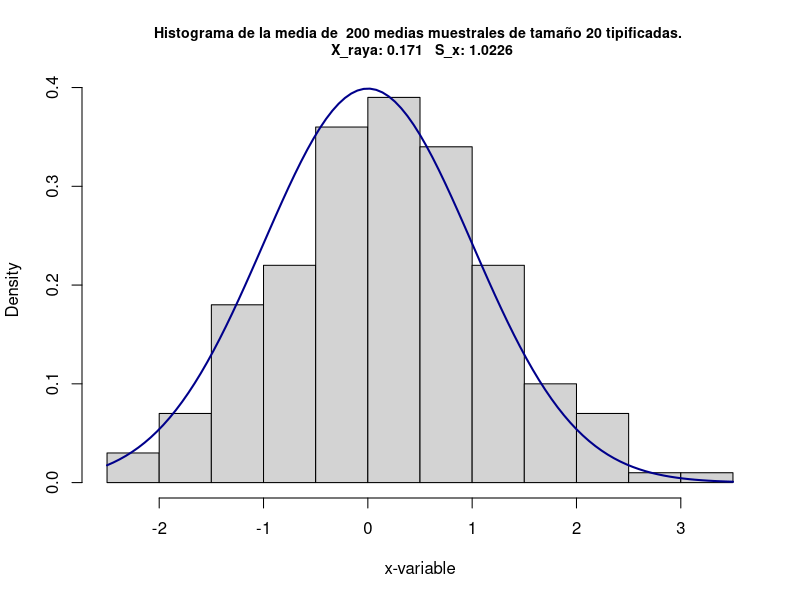
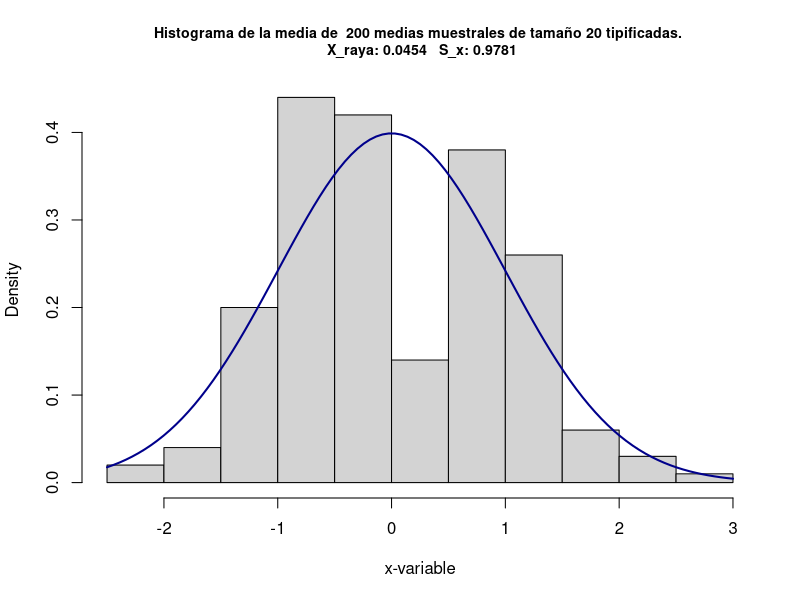
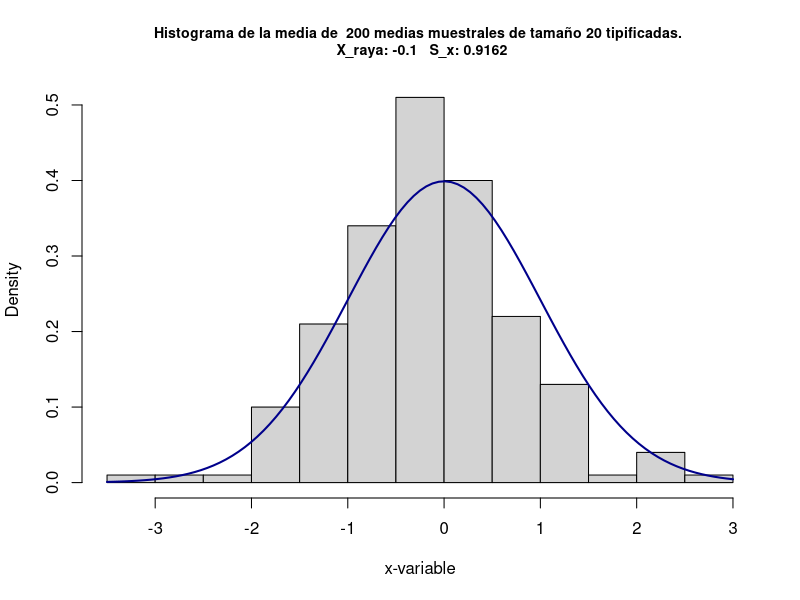
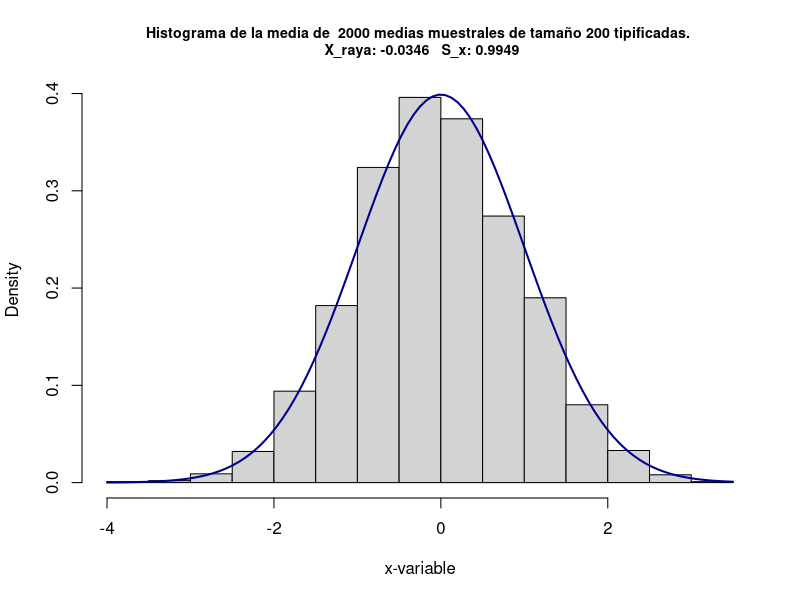

These figures' R source, in order:
#
# Title:
#   Computación Estadística - Hoja 9 - Ejercicio 4
#
# Author:
#   Sergio García Prado - garciparedes.me
#
# Date:
#   May 2018
#
# URL:
#   https://github.com/garciparedes/r-examples/blob/master/getting-started/exercises/exercises_09/exercise_09_04.R
#

rm(list = ls())


# Para comprobar empíricamente mediante simulación el teorema central del límite
# vamos a generar un número grande de muestras aleatorias simples procedentes de
# una distribución con media (mu) y varianza finita (sigma). Para cada una de
# estas muestras debemos calcular la media muestral y luego el estadístico
#
# Z = sqrt(n) * (X - (mu)) / (sigma) .
#
# Con los valores de Z debemos comprobar si corresponden a un distribución
# normal estándar como dice el teorema central del límite.


Tipify <- function(sample.mean, mu, dev, n) {
  # Calcula el estadístico Tipificado T
  #
  # Args:
  #   sample.mean: media muestral de la variable X.
  #   mu: Media poblacional de la variable X.
  #   dev: Desviación estándar poblacional de la variable X.
  #   n: Número de observaciones en la muestra utilizada para calcular
  #       x.mean de X.
  #
  # Returns:
  #   Tipificación en la normal estándar de la media muestral de la variable X.
  (sample.mean - mu) * sqrt(n) / dev
}

NormalMu <- function(...) {
  # Extrae la Media de una variable Normal.
  #
  # Args:
  #   ...: lista de parámetros.
  #
  # Returns:
  #   Media de una variable Normal.
  list(...)$mean
}

NormalDev <- function(...) {
  # Extrae la Desviación Estándar de una variable Normal.
  #
  # Args:
  #   ...: lista de parámetros.
  #
  # Returns:
  #   Desviación Estándar de una variable Normal.
  list(...)$sd
}

BinomMu <- function(...) {
  # Extrae la Media de una variable Binomial.
  #
  # Args:
  #   ...: lista de parámetros.
  #
  # Returns:
  #   Media de una variable Binomial.
  l <- list(...)
  l$size * l$prob
}

BinomDev <- function(...) {
  # Extrae la Desviación Estándar de una variable Binomial.
  #
  # Args:
  #   ...: lista de parámetros.
  #
  # Returns:
  #   Desviación Estándar de una variable Binomial.
  l <- list(...)
  sqrt(l$size * l$prob * (1 - l$prob))
}

WeibullMu <- function(...) {
  # Extrae la Media de una variable Weibull.
  #
  # Args:
  #   ...: lista de parámetros.
  #
  # Returns:
  #   Media de una variable Weibull.
  l <- list(...)
  l$scale * gamma (1 + 1 / l$shape)
}

WeibullDev <- function(...) {
  # Extrae la Desviación Estándar de una variable Weibull.
  #
  # Args:
  #   ...: lista de parámetros.
  #
  # Returns:
  #   Desviación Estándar de una variable Weibull.
  l <- list(...)
  sqrt(l$scale ^ 2 * ( gamma(1 + 2 / l$shape) - gamma(1 + 1 / l$shape) ^ 2 ))
}

Simulate <- function(B, N, Generator = rnorm, GeneratorMu = NormalMu,
                     GeneratorDev = NormalDev, breaks = 20, ...) {
  # Realiza una simulación para comprobar la convergencia asintótica hacia
  # la distribución Normal Estándar por el TCL.
  #
  # Args:
  #   B: Número de muestras que simular.
  #   N: Tamaño de cada muestra a simular.
  #   Generator: Función de Generación de números aleatorios. Por defecto se
  #       toma el de variables Normales.
  #   GeneratorMu: Función para el cálculo de la media muestral (necesaria para
  #       la tipificación). Por defecto se toma la de variables Normales.
  #   GeneratorDev: Función para el cálculo de la media muestral (necesaria para
  #       la tipificación). Por defecto se toma la de variables Normales.
  #   ...: lista de parámetros opcionales. Aquí se recogen los parámetros de la
  #       distribución a simular (forma, escala, localización, etc.) siguiendo
  #       la definición apropiada de la función `Generator` así como
  #       `GeneratorMu` y `GeneratorDev`.
  #
  # Returns:
  #   Desviación Estándar de una variable Weibull.
  s <- matrix(Generator(B * N, ...),
                     nrow = B, ncol = N)

  mu <- GeneratorMu(...)
  dev <- GeneratorDev(...)

  s.means <- rowMeans(s)
  s.means.tipified <- Tipify(s.means, mu, dev, N)

  hist(s.means.tipified, prob = TRUE, breaks = breaks, cex.main = 0.85,
       xlab="x-variable", col = "lightgray",
       main = paste("Histograma de la media de ", B,
                    "medias muestrales de tamaño", N,
                    "tipificadas. \n X_raya:",
                    round(mean(s.means.tipified), digits = 4),
                    "  S_x:", round(sd(s.means.tipified), digits = 4)))
  curve(dnorm(x), add = TRUE, col = "darkblue",  lwd=2)
}



# Simulación N(20, 2)
Simulate(200, 20, rnorm, NormalMu, NormalDev,
         mean = 20, sd = 2)

# Puesto que la variable sobre la cual se aplica el TCL ya era una variable
# Normal, el ajuste es bueno para valores reducidos tanto de B como de n, ya
# que en este caso la convergencia no es asintótica, sino que es una simple
# transformación de variables. Esto se debe a la propiedad de que la suma de
# Normales es Normal.



# Simulación B(20, 0.03)
Simulate(200, 20, rbinom, BinomMu, BinomDev, breaks = 10,
        size = 20, prob = 0.03)

# En este caso, la aproximación no converge rápidamente hacia la distribución
# Normal, dado que a pesar de que la distribución Binomial se basa en una suma
# de variables de Bernoulli, estas son discretas. Por tanto, en este caso,
# tiene gran importancia el parámetro N, que "suaviza" la distribución de
# medias conforme este aumenta, ya que el rango de posibles valores al
# promediar es mucho mayor. También mejora conforme B aumenta.



# Simulación B(20, 0.8)
Simulate(200, 20, rbinom, BinomMu, BinomDev, breaks = 10,
         size = 20, prob = 0.8)

# Para este caso, ocurre algo similar, sin embargo el ajuste es de menor
# precisión dado que n * p (1 - p) < 5, lo cual es un requisito heurístico que
# se suele tomar para decidir si es posible el ajuste a la Normal. Sin embargo,
# en este caso no es una restricción imprescindible, ya que lo que estudiamos es
# la tipificación de B medias muestrales construidas a partir de N observaciones
# cada una.



# Simulación W(5, 15)
Simulate(2000, 200, rweibull, WeibullMu, WeibullDev, shape = 15, scale = 5)

# Puesto que la distribución de Weibull es continua y está compuesta como suma
# de variables Exponenciales, la aproximación a la normal es buena. Esta mejora
# drásticamente conforme aumenta el parámetro B en la simulación, mientras que
# lo hace mucho más sutílmente cuando aumente el parámetro N.
